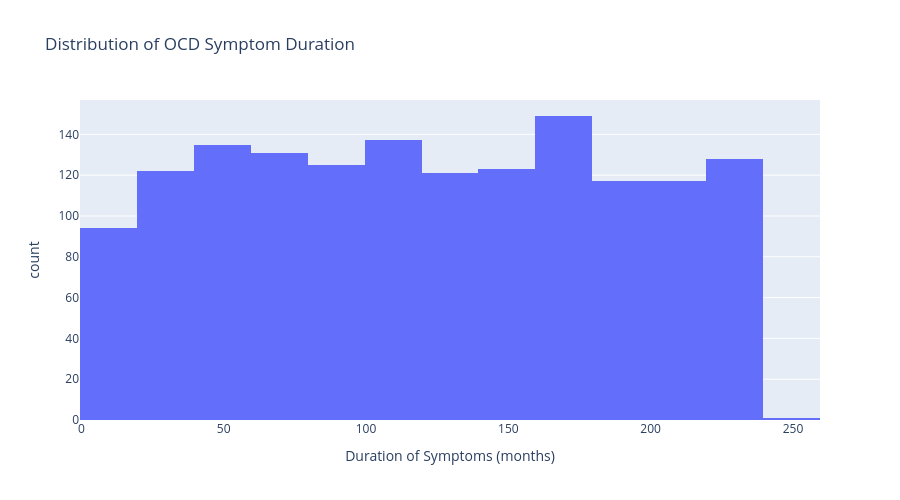

Here is the notebook cell this chart was saved with:
### Code cell
fig = px.histogram(
    df,
    x="Duration of Symptoms (months)",
    nbins=20,
    title="Distribution of OCD Symptom Duration",
    width=900, height=500
)
fig.show()

### Figure 1 — Plotly figure (JSON) as saved in the notebook; plotly's stock layout.template omitted (floating-point values rounded to 4 significant figures; data arrays with more than 128 entries replaced by an {"elided": "..."} marker saying what was removed)
{"data": [{"alignmentgroup": "True", "bingroup": "x", "hovertemplate": "Duration of Symptoms (months)=%{x}<br>count=%{y}<extra></extra>", "legendgroup": "", "marker": {"color": "#636efa", "pattern": {"shape": ""}}, "name": "", "nbinsx": 20, "offsetgroup": "", "orientation": "v", "showlegend": false, "type": "histogram", "x": {"elided": "1500 int values"}, "xaxis": "x", "yaxis": "y"}], "layout": {"barmode": "relative", "height": 500, "legend": {"tracegroupgap": 0}, "title": {"text": "Distribution of OCD Symptom Duration"}, "width": 900, "xaxis": {"anchor": "y", "autorange": true, "domain": [0, 1], "range": [-0.5, 259.5], "title": {"text": "Duration of Symptoms (months)"}, "type": "linear"}, "yaxis": {"anchor": "x", "autorange": true, "domain": [0, 1], "range": [0, 156.8], "title": {"text": "count"}}}}
